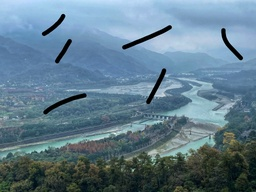
#> input picture doubao 2/image1.jpg, 256 x 192 px, shrunk from 2048 x 1536 before the run
$ python 'doubao copy.py'
#> lines starting #> are read from the running program, lines starting #| are printed output that depends on the picture; after the words box and inside, x2 and y2 are one past the last pixel; in counts of white or black regions, pixels touching at a corner belong together
import cv2
import numpy as np
import matplotlib.pyplot as plt

def detect_bad_pixels(image_path, threshold=200, window_size=8):
    """
    检测图像中的坏点

    参数:
    - image_path: 图像路径
    - threshold: 判断为坏点的阈值，值越大检测越严格
    - window_size: 计算周围像素平均值的窗口大小

    返回:
    - original: 原始图像
    - bad_pixels: 坏点坐标列表
    - marked_image: 标记了坏点的图像
    """
#> called with image_path = 'image1.jpg', threshold = 5, window_size = 3
    # 读取图像
    original = cv2.imread(image_path)
#> original is the input picture: shape (192, 256, 3); mean B, G, R 141.4, 124.9, 97.6
    if original is None:
        raise ValueError("无法读取图像，请检查路径是否正确")

    # 转换为灰度图以便处理
    gray = cv2.cvtColor(original, cv2.COLOR_BGR2GRAY)
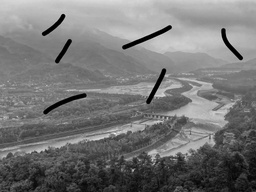
#> gray: shape (192, 256); min 0, max 246, mean 118.6
    height, width = gray.shape
#> height = 192; width = 256

    # 创建一个与原图相同大小的数组用于标记坏点
    bad_pixels = []

    # 计算窗口半径
    radius = window_size // 2

    # 遍历图像中的每个像素
    for y in range(radius, height - radius):
        for x in range(radius, width - radius):
            # 获取当前像素值
            current_pixel = gray[y, x]

            # 获取周围像素值（排除中心像素）
            window = gray[y-radius:y+radius+1, x-radius:x+radius+1]
            window_flat = window.flatten()
            surrounding_pixels = np.delete(window_flat, window_flat.size // 2)

            # 计算周围像素的平均值和标准差
            mean = np.mean(surrounding_pixels)
            std = np.std(surrounding_pixels)

            # 判断当前像素是否为坏点
            # 如果与平均值的差异超过阈值倍的标准差，则视为坏点
            if abs(current_pixel - mean) > threshold * std:
                bad_pixels.append((x, y))
#> after the loop, bad_pixels = [(66, 11), (225, 40), (81, 64), (143, 75), (4, 82), (72, 98), (4, 117), (70, 121), (143, 164), (88, 180), (171, 189), (189, 190)]

    # 创建标记了坏点的图像
    marked_image = original.copy()
    for (x, y) in bad_pixels:
        # 用红色标记坏点
        cv2.circle(marked_image, (x, y), 2, (0, 0, 255), -1)
#> this loop made 12 passes
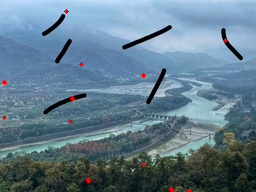
#> marked_image: shape (192, 256, 3); 0.32% of pixels changed, all inside (x1, y1, x2, y2) = (2, 9, 228, 192)

    return original, bad_pixels, marked_image

def main():
    # 图像路径
    image_path = "image1.jpg"

    # 检测坏点
    try:
        original, bad_pixels, marked_image = detect_bad_pixels(
            image_path,
            threshold=5,  # 可根据实际情况调整
            window_size=3   # 3x3窗口
        )

        # 输出检测结果
        print(f"检测到 {len(bad_pixels)} 个坏点")
#| 检测到 12 个坏点

        # 保存标记了坏点的图像
        output_path = "image1_with_bad_pixels.png"
        cv2.imwrite(output_path, marked_image)
        print(f"已保存标记坏点的图像到 {output_path}")

        # 显示结果（需要图形界面支持）
        plt.figure(figsize=(12, 6))
        plt.subplot(121)
        plt.imshow(cv2.cvtColor(original, cv2.COLOR_BGR2RGB))
        plt.title("原始图像")
        plt.axis("off")

        plt.subplot(122)
        plt.imshow(cv2.cvtColor(marked_image, cv2.COLOR_BGR2RGB))
        plt.title(f"标记了坏点的图像 (共{len(bad_pixels)}个)")
        plt.axis("off")

        plt.tight_layout()
        plt.show()
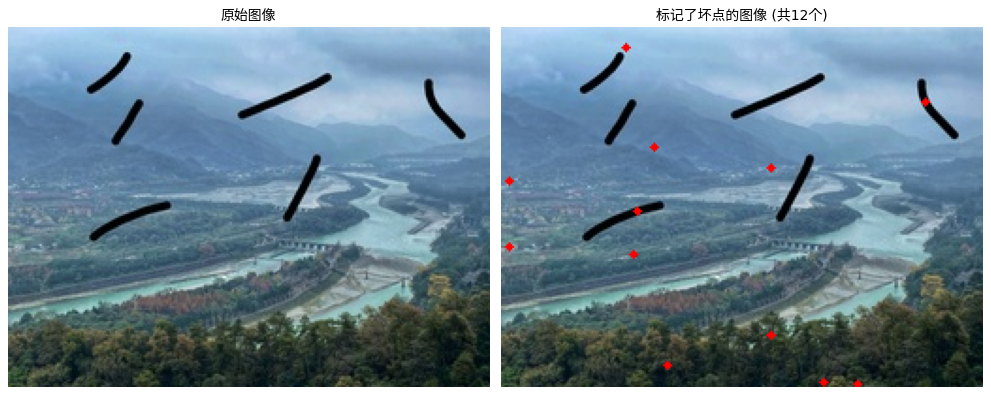
#> figure drawn by matplotlib, 2 panels

    except Exception as e:
        print(f"处理过程中出错: {str(e)}")

if __name__ == "__main__":
    main()

$ run again, with doubao 2/image2.png saved as doubao 2/image1.jpg
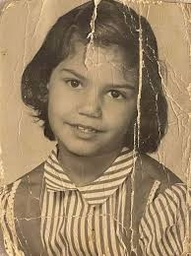
#> input picture doubao 2/image2.png, 191 x 256 px, shrunk from 194 x 260 before the run
#> in detect_bad_pixels, original is the input picture: shape (256, 191, 3); mean B, G, R 102.2, 133.7, 157.1
#> after the loop in detect_bad_pixels, `for y in range(radius, height - radius):`: bad_pixels = [(117, 4), (167, 5), (17, 7), (156, 7), (87, 20), (178, 21), (128, 30), (91, 43), (7, 47), (14, 49), (134, 73), (42, 79), (74, 82), (181, 92), (24, 109), (183, 117), (187, 125), (9, 128), (73, 143), (41, 158), (60, 159), (2, 205)]
#> the loop in detect_bad_pixels, `for (x, y) in bad_pixels:` made 22 passes
#> after the loop in detect_bad_pixels, `for (x, y) in bad_pixels:`:
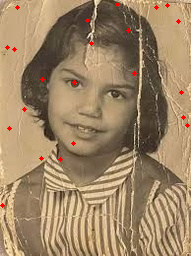
#> marked_image: shape (256, 191, 3); 0.58% of pixels changed, all inside (x1, y1, x2, y2) = (0, 2, 190, 208)
#| 检测到 22 个坏点
#> in main, `plt.show()`:
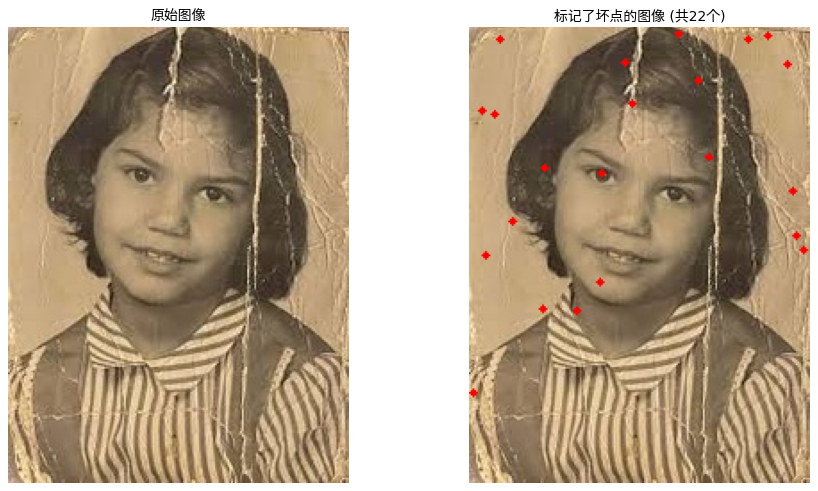
#> figure drawn by matplotlib, 2 panels
